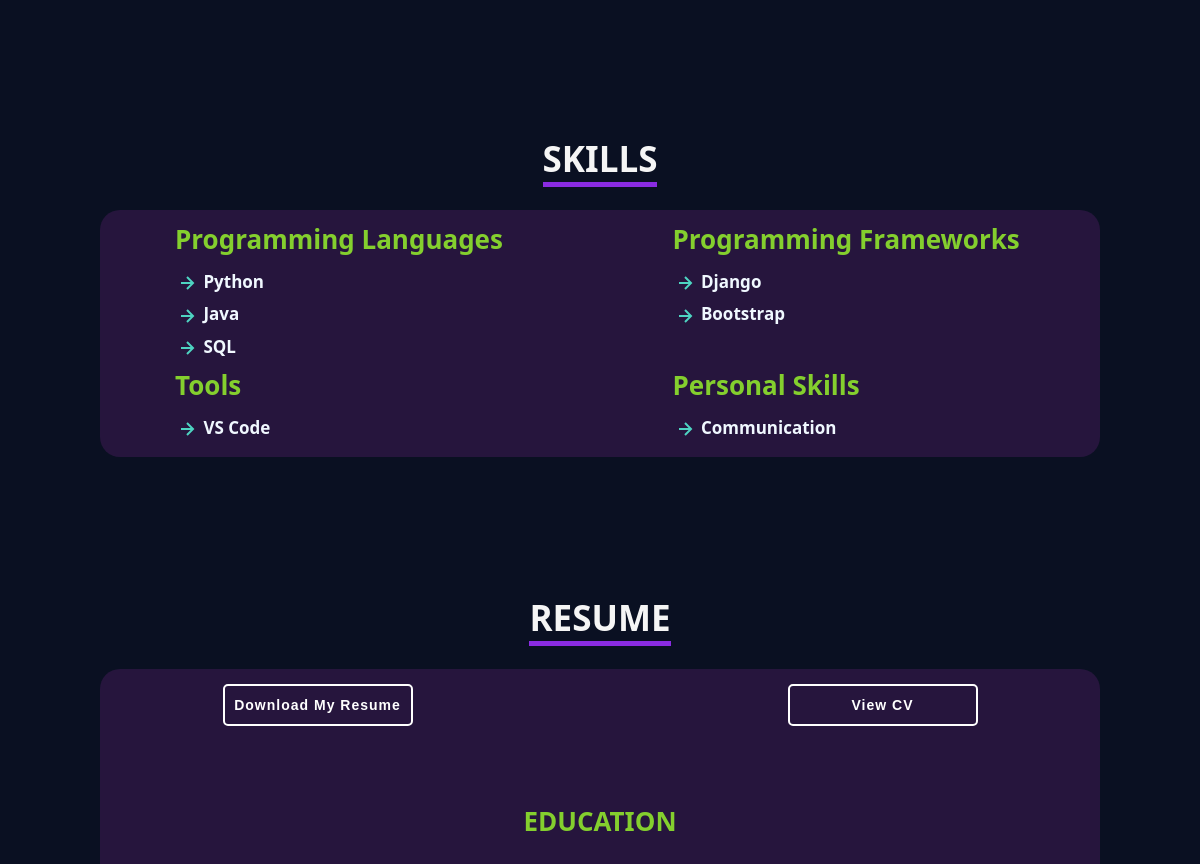
/ (middle part), run on an earlier commit of the app's database.
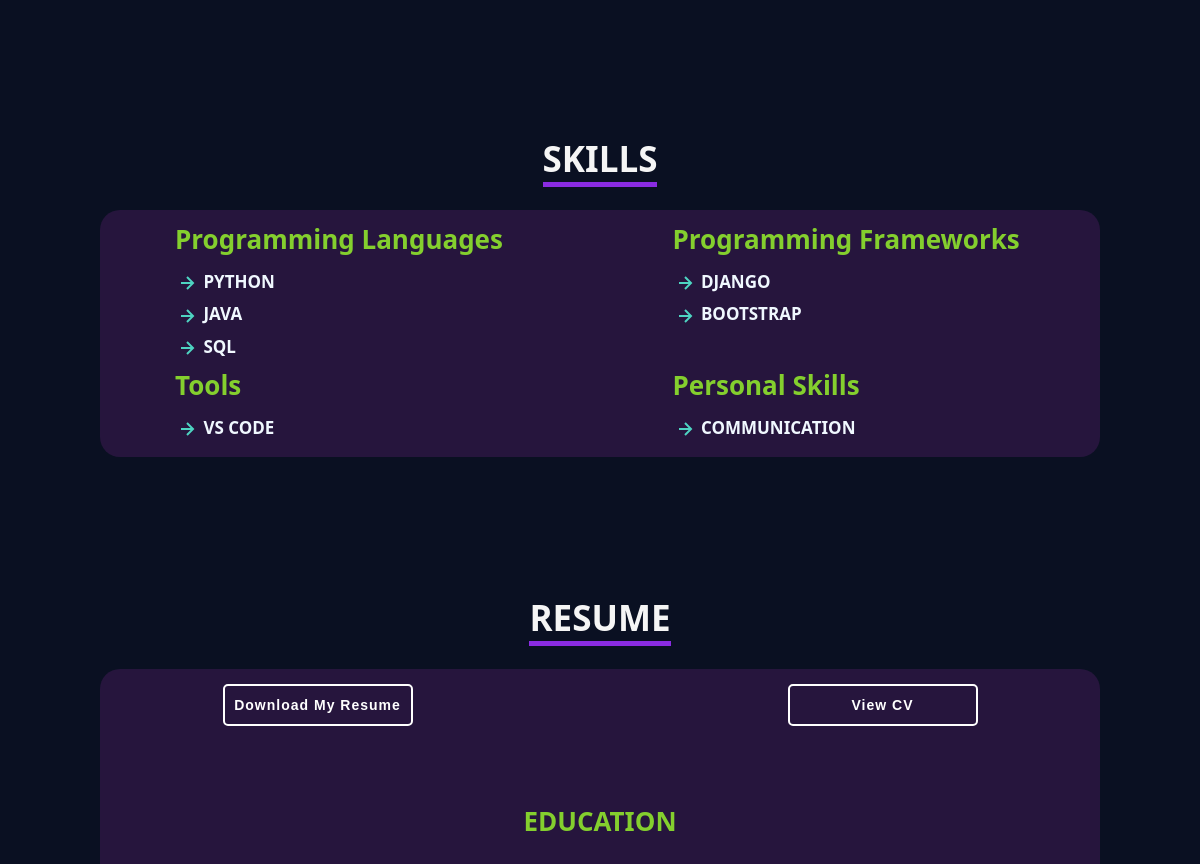
And on a later commit of the database.
### core/models.py (models this page shows, shortened)
class SkillCategory(models.Model):
    name = models.CharField(max_length=255, null=True)
    class Meta:
        verbose_name_plural = "Skill Section: Skill Categories"

class Skill(models.Model):
    name = models.CharField(max_length=255)
    skillcategory = models.ForeignKey(SkillCategory, related_name='skills', null=True, on_delete=models.CASCADE)
    class Meta:
        verbose_name_plural = "Skill Section: Skills"

### core/views.py (the view)
# urls.py: path('', index, name='index'),
def index(request):
    name = Home.objects.get()
    official_image = Home.objects.get()
    unofficial_image = About.objects.get()
    skills = Skill.objects.all()
    skillcategories = SkillCategory.objects.all()
    major_name = Education.objects.all()
    school_name = Education.objects.all()
    school_location = Education.objects.all()
    time_period = Education.objects.all()
    education_description = Education.objects.all()
    work_name = Experience.objects.all()
    work_mode = Experience.objects.all()
    company_name = Experience.objects.all()
    company_location = Experience.objects.all()
    work_description = Experience.objects.all()
    period = Experience.objects.all()
    return render(request, 'core/index.html', {
        'name': name,
        'official_image': official_image,
        'unofficial_image': unofficial_image,
        'skills': skills,
        'skillcategories': skillcategories,
        'major_name': major_name,
        'school_name': school_name,
        'school_location': school_location,
        'time_period': time_period,
        'education_description': education_description,
        'work_name': work_name,
        'work_mode': work_mode,
        'company_name': company_name,
        'company_location': company_location,
        'work_description': work_description,
        'period': period,
    })

### core/models.py (called while the page is built)
    def __str__(self):
        return self.name

### core/templates/core/index.html (shortened to what this page needs)
{% extends 'core/base.html' %}
{% block content %}
<section id="About">
</section>
<section id="Skills">
  <h2><span class="text-underline">SKILLS</span></h2>
  <div class="skills-container mt-5">
    <div class="row custom-row">
      {% for skillcategory in skillcategories %}
        <div class="col-md-6 col-12 custom-col">
          <p class="custom-category">{{ skillcategory.name }}</p>
          {% if skillcategory.skills.exists %}
            {% for skill in skillcategory.skills.all %}
              <p class="skills">
                <svg xmlns="http://www.w3.org/2000/svg" width="24" height="24" viewBox="0 0 24 24">
                  <path fill="#4ed4c2" d="m11.293 17.293l1.414 1.414L19.414 12l-6.707-6.707l-1.414 1.414L15.586 11H6v2h9.586z"/>
                </svg>
                {{ skill.name }}
              </p>
            {% endfor %}
          {% else %}
            <p>*********</p>
          {% endif %}
        </div>
      {% endfor %}
    </div>
  </div>
</section>
<section id="Resume">
<h2><span class="text-underline">RESUME</span></h2>
<div class="about-container mt-5">
  <div class="row justify-content-between align-items-center">
    <a href="#" download="#" class="btn-cv-download-resume" target="_blank">Download My Resume</a>
    <a href="#" class="btn-cv-download-resume" target="_blank">View CV</a>
    <h3 class="resume-title">EDUCATION</h3>
  {% for work in work_name %}
  <br>
{% endfor %}
  <br>
  </div>
</div>
<br></section>
{% endblock %}

### core/templates/core/base.html (shortened to what this page needs)
<!doctype html>
<html lang="en">
  <head>
    <link href="https://cdn.jsdelivr.net/npm/bootstrap@5.3.0/dist/css/bootstrap.min.css" rel="stylesheet">
    {% load static %}
    <link rel="stylesheet" type="text/css" href="{% static 'css/style.css' %}">
  </head>
  <body class="outerbody">
  {% block content %}
  {% endblock %}
    </body>
</html>

### static/css/style.css (style rules this page uses)
.about-container { max-width: 1000px; margin: 0 auto; padding: 10px; border-radius: 20px; background-color: #26153d; box-sizing: border-box; }
.skills-container { max-width: 1000px; margin: 0 auto; padding: 10px; border-radius: 20px; background-color: #26153d; box-sizing: border-box; }
.skills { font-size: 17px; margin-bottom: 0.6rem; padding-left: 3%; text-align: justify; padding-left: 65px; font-weight: bold; color: aliceblue; }
.custom-category { font-size: 26px !important; padding-left: 65px; font-weight: 90%; font-weight: bolder; color: rgb(132, 207, 46); }
.btn-cv-download-resume { letter-spacing: 1px; color: #fff; border: 2px solid #fff; border-radius: 5px; margin-top: 5px; padding: 10px 28px; font-family: Poppins,sans-serif; font-size: 14px; font-weight: bold; transition: all .5s; display: inline-block; padding: 9px; height: 42px; width: 190px; text-align: center; margin-left: 120px; margin-right: 120px; }
.resume-title { font-size: 26px !important; font-weight: 90%; font-weight: bolder; color: rgb(132, 207, 46); text-align: center; padding-top: 80px; padding-bottom: 18px; }
body { background-color: rgb(10, 16, 34) !important; color: white; }
a { text-decoration: none; }
#Home, #About, #Skills, #Resume, #Projects, #Contact, #Blogs { height: auto; padding-top: 120px !important; padding-bottom: 20px; }
html { scroll-behavior: smooth; }
html, .outerbody { margin: 0; padding: 0; box-sizing: border-box; font-size: 50.5%; font-size: 10px; }

What changed in the data, as far as the page shows it:
changed Skill: name "Python" → "PYTHON"
changed Skill: name "Java" → "JAVA"
changed Skill: name "Django" → "DJANGO"
changed Skill: name "Bootstrap" → "BOOTSTRAP"
changed Skill: name "VS Code" → "VS CODE"
changed Skill: name "Communication" → "COMMUNICATION"
